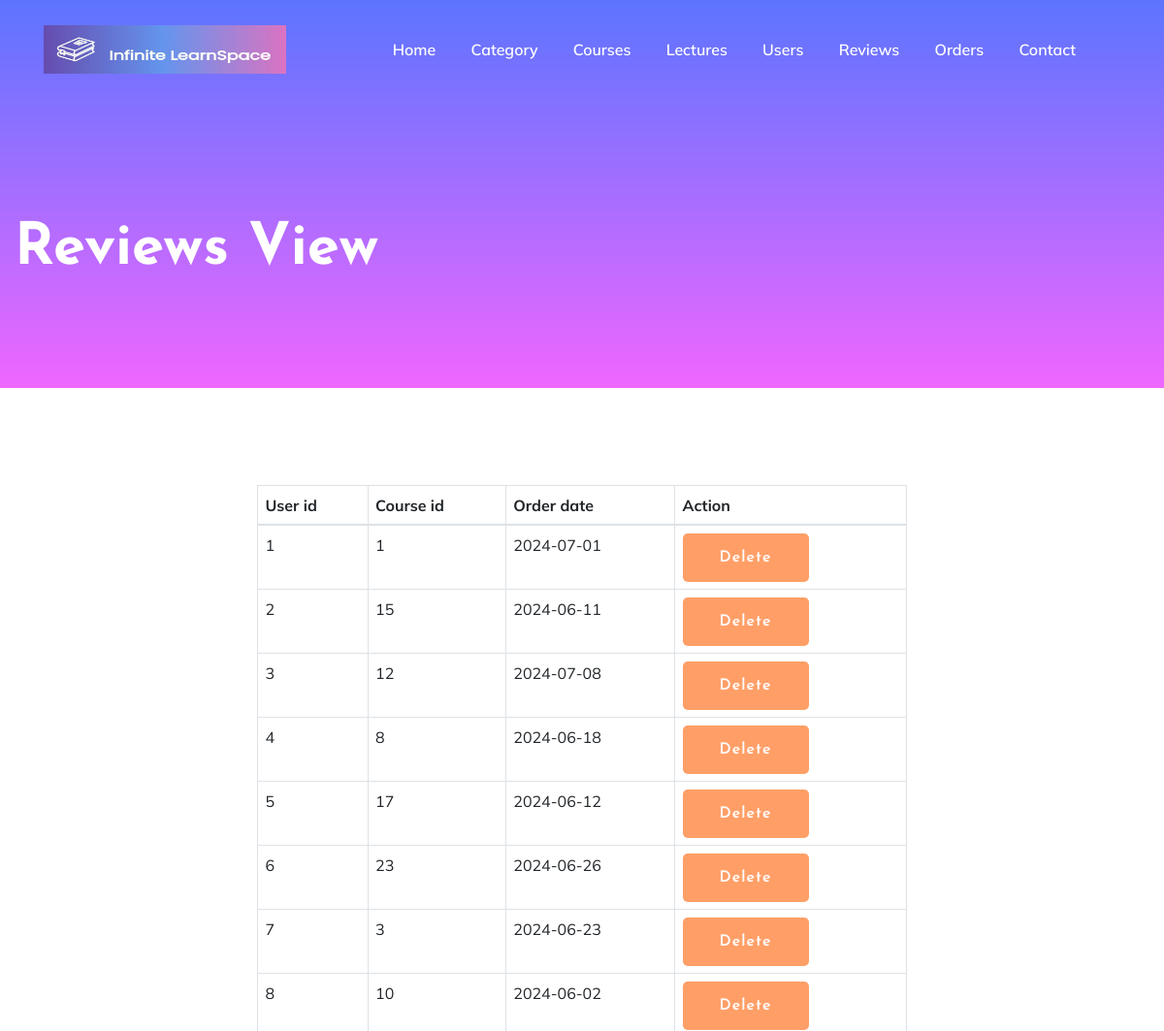
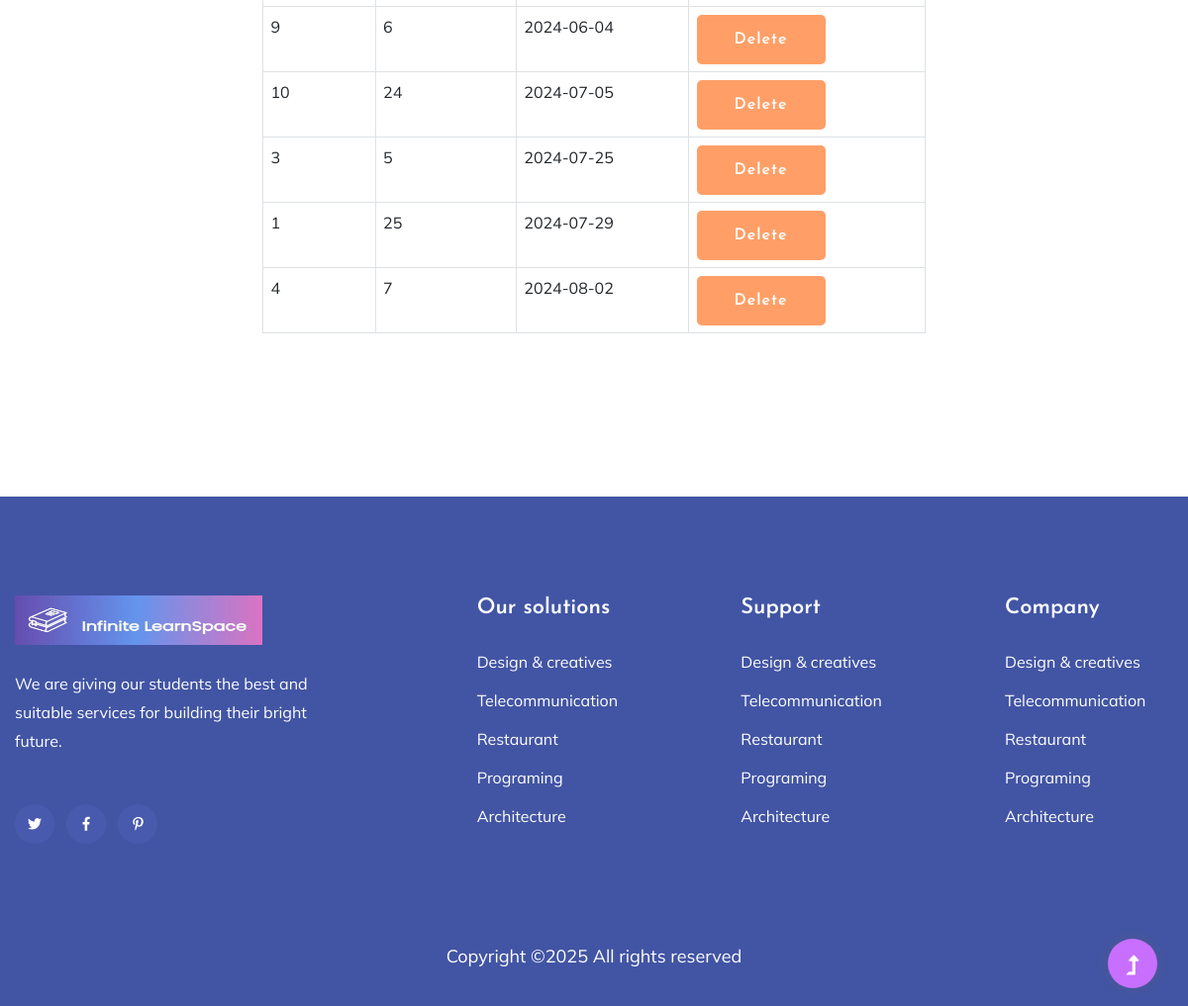
The page /view-orders.php on the database its author committed (2 pictures, top to bottom).
### tables this page shows
CREATE TABLE `orders` (
  `oid` int(5) NOT NULL,
  `o_date` date NOT NULL,
  `cid` int(5) NOT NULL,
  `uid` int(5) NOT NULL
);

### view-orders.php (the view, shortened to what this page needs)
<?php
    include "header.php";
    include "admin-menu.php";
?>
    <main>
        <section class="slider-area slider-area2">
            <div class="slider-active">
                <div class="single-slider slider-height2">
                    <div class="container">
                        <div class="row">
                            <div class="col-xl-8 col-lg-11 col-md-12">
                                <div class="hero__caption hero__caption2">
                                    <h1 data-animation="bounceIn" data-delay="0.2s">Reviews View </h1>
                                </div>
                            </div>
                        </div>
                    </div>
                </div>
            </div>
        </section>
        <div class="courses-area section-padding40 fix">
            <div class="container">
                <div class="row justify-content-center">
                    <div class="col-xl-7 col-lg-8">
                        <div class="section-tittle d-flex justify-content-center mb-55">
                        <table class="table table-bordered table-hover">
                            <thead>
                                    <tr>
                                        <th> User id </th>
                                        <th> Course id </th>
                                        <th> Order date </th>
                                        <th> Action </th>
                                    </tr>
                            </thead>
                            <tbody>
                                    <?php
                                    $q="select * from orders";
                                    $rs=mysqli_query($con,$q);
                                    while($row=mysqli_fetch_array($rs)){
                                    ?>
                                    <tr>
                                            <td> <?php echo $row['uid'] ?></td>
                                            <td> <?php echo $row['cid'] ?></td>
                                            <td> <?php echo $row['o_date'] ?></td>
                                            <td> <a href="view-orders.php?oid=<?php echo $row['oid']; ?>" class="btn"
                                            onclick="return confirm('do you want to delete?')">Delete</a> </td>
                                    </tr>
                                    <?php } ?>
                            </tbody>
                        </table>
                        </div>
                    </div>
                </div>
            </div>
        </div>
    </main>
<?php
    include "footer.php";
?>

### header.php (shortened to what this page needs)
<!doctype html>
<html class="no-js" lang="zxx">
<head>
    <link rel="stylesheet" href="assets/css/bootstrap.min.css">
    <link rel="stylesheet" href="assets/css/owl.carousel.min.css">
    <link rel="stylesheet" href="assets/css/slicknav.css">
    <link rel="stylesheet" href="assets/css/flaticon.css">
    <link rel="stylesheet" href="assets/css/progressbar_barfiller.css">
    <link rel="stylesheet" href="assets/css/gijgo.css">
    <link rel="stylesheet" href="assets/css/animate.min.css">
    <link rel="stylesheet" href="assets/css/animated-headline.css">
    <link rel="stylesheet" href="assets/css/magnific-popup.css">
    <link rel="stylesheet" href="assets/css/fontawesome-all.min.css">
    <link rel="stylesheet" href="assets/css/themify-icons.css">
    <link rel="stylesheet" href="assets/css/slick.css">
    <link rel="stylesheet" href="assets/css/nice-select.css">
    <link rel="stylesheet" href="assets/css/style.css">
</head>
<body>

### admin-menu.php (shortened to what this page needs)
<header>
        <div class="header-area header-transparent">
            <div class="main-header ">
                <div class="header-bottom  header-sticky">
                    <div class="container-fluid">
                        <div class="row align-items-center">
                            <div class="col-xl-2 col-lg-2">
                                <div class="logo">
                                    <a href="admin-home.php"><img src="assets/img/logo/logo1.jpg" alt="" width="250px" height="50px"></a>
                                </div>
                            </div>
                            <div class="col-xl-10 col-lg-10">
                                <div class="menu-wrapper d-flex align-items-center justify-content-end">
                                    <div class="main-menu d-none d-lg-block">
                                        <nav>
                                            <ul id="navigation">
                                                <li class="active" ><a href="admin-home.php">Home</a></li>
                                                <li><a href="view-category.php">Category</a></li>
                                                <li><a href="view-course.php">Courses</a></li>
                                                <li><a href="view-lectures.php">Lectures</a></li>
                                                <li><a href="view-users.php">Users</a></li>
                                                <li><a href="view-reviews.php">Reviews</a></li>
                                                <li><a href="view-orders.php">Orders</a></li>
                                                <li><a href="view-contact.php">Contact</a></li>
                                            </ul>
                                        </nav>
                                    </div>
                                </div>
                            </div>
                            <div class="col-12">
                            </div>
                        </div>
                    </div>
                </div>
            </div>
        </div>
    </header>

### footer.php (shortened to what this page needs)
<footer>
     <div class="footer-wrappper footer-bg">
        <div class="footer-area footer-padding">
            <div class="container">
                <div class="row justify-content-between">
                    <div class="col-xl-4 col-lg-5 col-md-4 col-sm-6">
                        <div class="single-footer-caption mb-50">
                            <div class="single-footer-caption mb-30">
                                <div class="footer-logo mb-25">
                                    <img src="assets/img/logo/logo1.jpg" alt="" width="250px" height="50px">
                                </div>
                                <div class="footer-tittle">
                                    <div class="footer-pera">
                                        <p>We are giving our students the best and suitable services for building their bright future.</p>
                                    </div>
                                </div>
                                <div class="footer-social">
                                    <a href="#"><i class="fab fa-twitter"></i></a>
                                    <a href="https://bit.ly/sai4ull"><i class="fab fa-facebook-f"></i></a>
                                    <a href="#"><i class="fab fa-pinterest-p"></i></a>
                                </div>
                            </div>
                        </div>
                    </div>
                    <div class="col-xl-2 col-lg-3 col-md-4 col-sm-5">
                        <div class="single-footer-caption mb-50">
                            <div class="footer-tittle">
                                <h4>Our solutions</h4>
                                <ul>
                                    <li><a href="#">Design & creatives</a></li>
                                    <li><a href="#">Telecommunication</a></li>
                                    <li><a href="#">Restaurant</a></li>
                                    <li><a href="#">Programing</a></li>
                                    <li><a href="#">Architecture</a></li>
                                </ul>
                            </div>
                        </div>
                    </div>
                    <div class="col-xl-2 col-lg-4 col-md-4 col-sm-6">
                        <div class="single-footer-caption mb-50">
                            <div class="footer-tittle">
                                <h4>Support</h4>
                                <ul>
                                    <li><a href="#">Design & creatives</a></li>
                                    <li><a href="#">Telecommunication</a></li>
                                    <li><a href="#">Restaurant</a></li>
                                    <li><a href="#">Programing</a></li>
                                    <li><a href="#">Architecture</a></li>
                                </ul>
                            </div>
                        </div>
                    </div>
                    <div class="col-xl-2 col-lg-3 col-md-4 col-sm-6">
                        <div class="single-footer-caption mb-50">
                            <div class="footer-tittle">
                                <h4>Company</h4>
                                <ul>
                                    <li><a href="#">Design & creatives</a></li>
                                    <li><a href="#">Telecommunication</a></li>
                                    <li><a href="#">Restaurant</a></li>
                                    <li><a href="#">Programing</a></li>
                                    <li><a href="#">Architecture</a></li>
                                </ul>
                            </div>
                        </div>
                    </div>
                </div>
            </div>
        </div>
        <div class="footer-bottom-area">
            <div class="container">
                <div class="footer-border">
                    <div class="row d-flex align-items-center">
                        <div class="col-xl-12 ">
                            <div class="footer-copy-right text-center">
                                <p>
                                  Copyright &copy;<script>document.write(new Date().getFullYear());</script> All rights reserved
                                  </p>
                              </div>
                          </div>
                      </div>
                  </div>
              </div>
          </div>
      </div>
  </footer>
  <div id="back-top" >
    <a title="Go to Top" href="#"> <i class="fas fa-level-up-alt"></i></a>
</div>

### rows shown on the page
orders: uid "1", cid "1", o_date "2024-07-01"
orders: uid "2", cid "15", o_date "2024-06-11"
orders: uid "3", cid "12", o_date "2024-07-08"
orders: uid "4", cid "8", o_date "2024-06-18"
orders: uid "5", cid "17", o_date "2024-06-12"
orders: uid "6", cid "23", o_date "2024-06-26"
orders: uid "7", cid "3", o_date "2024-06-23"
orders: uid "8", cid "10", o_date "2024-06-02"
orders: uid "9", cid "6", o_date "2024-06-04"
orders: uid "10", cid "24", o_date "2024-07-05"
orders: uid "3", cid "5", o_date "2024-07-25"
orders: uid "1", cid "25", o_date "2024-07-29"
orders: uid "4", cid "7", o_date "2024-08-02"
